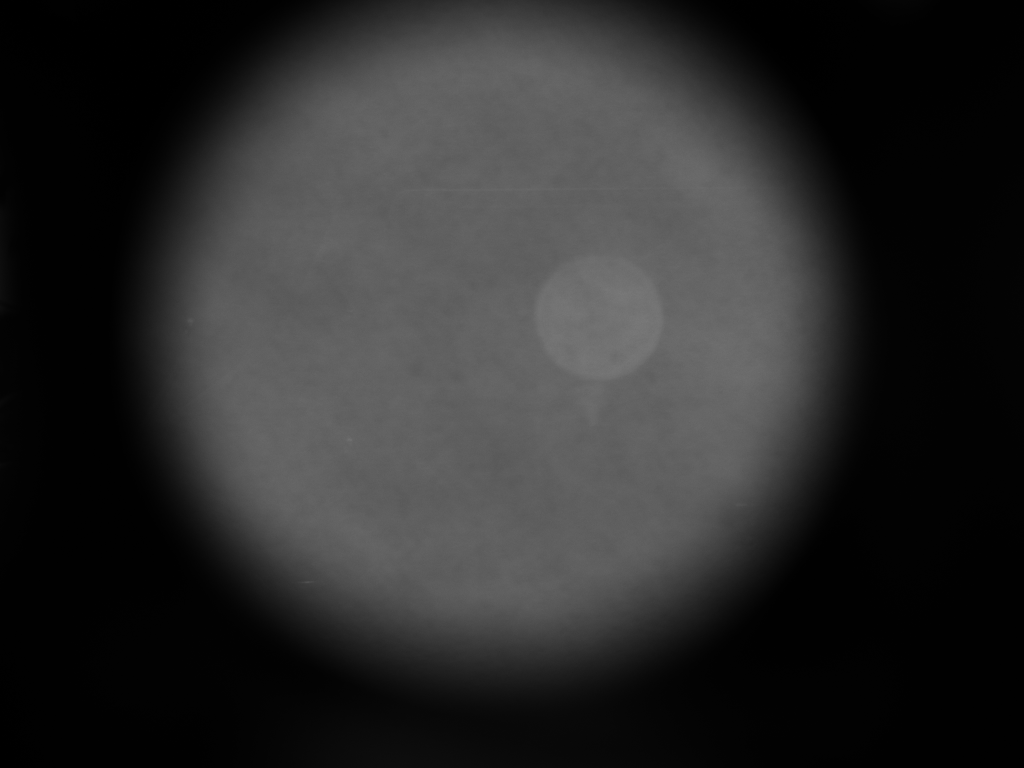
#> input picture calibrations/-0.05X_0.00Y.png, 2048 x 1536 px, given in place of LUCID_TRI032S-M_251700592__20251114112116359_video3.avi, which was not available (shown at 1/2 size)
$ jupyter execute algorithm1_fs_update.ipynb
#> lines starting #> are read from the running program, lines starting #| are printed output that depends on the picture; after the words box and inside, x2 and y2 are one past the last pixel; in counts of white or black regions, pixels touching at a corner belong together; pictures that were not available may be replaced by others from this repository, and a replacement may not be noted
[cell 1]
#Algorithm outline and testing

[cell 2]
# === PART 1: DETECT & LOCALIZE FLIES PER FRAME ===
""" goal is to record latency of frame substraction, ensure that program can keep track of multiple flies in each frame """

#imports
import cv2
import time
import numpy as np
import matplotlib.pyplot as plt
from scipy.optimize import linear_sum_assignment
from collections import deque

[cell 3]
#constants
VIDEO_PATH = "LUCID_TRI032S-M_251700592__20251114112116359_video3.avi" #path to AVI file
DOWNSCALE = 1.0 #<1.0 to downscale frames for speed
THRESH_VAL = 25 # frame subtraction threshold
MIN_AREA = 5 # minimum blob area (pixels)
MAX_AREA = 500 # max blob area (pixels)
MAX_MISSED = 10 # allows tracks to survive 10 frames without a detection
MAX_TRACK_DIST = 50 # max distance for track association (pixels)
HISTORY = 50 # frame to keep for plotting

# ROI Configuration
# define ROI as fractions of frame dimensions
ROI_X_MIN = 0.5
ROI_Y_MIN = 0.0

# static object detection
STATIC_THRESH = 120 #grayscale threshold for dark objects
BACKGROUND_ALPHA = 0.005 # running background update rate
SLOW_ALPHA = 0.0002
PERSIST_THRESH = 15 # how dark is "fly-like"
PERSIST_FRAMES = 20 #how long it must persist

# Precomputed morphology kernels (create once)
kernel3 = cv2.getStructuringElement(cv2.MORPH_ELLIPSE, (3,3))
kernel5 = cv2.getStructuringElement(cv2.MORPH_ELLIPSE, (5,5))

# Precompute a small circle mask for radius 6
CIRCLE_RADIUS = 20
circle_mask = np.zeros((2*CIRCLE_RADIUS+1, 2*CIRCLE_RADIUS+1), dtype=np.uint8)
cv2.circle(circle_mask, (CIRCLE_RADIUS, CIRCLE_RADIUS), CIRCLE_RADIUS, 255, -1)
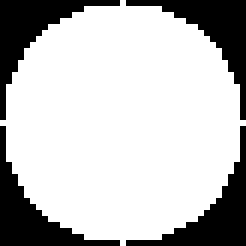
#> circle_mask: shape (41, 41) (shown 6 times larger); 74.8% white; 4 black regions, box (x1, y1, x2, y2) and area: (0, 0, 20, 20) 106, (21, 0, 41, 20) 106, (0, 21, 20, 41) 106, (21, 21, 41, 41) 106

[cell 4]
#tracking class
class Track:
    def __init__(self, track_id, centroid):
        self.id = track_id
        self.centroids = deque(maxlen=HISTORY)
        self.centroids.append(centroid)
        #self.last_seen = 0 # frame idx when last seen
        self.missed = 0 # num of consecutive frames w/o detection

    @property
    def last_position(self):
        return self.centroids[-1] # returns last position stored in centroid

[cell 5]
# utility functions
def preprocess_and_crop(frame):
    gray = cv2.cvtColor(frame, cv2.COLOR_BGR2GRAY)
    #gray =cv2.equalizeHist(gray)

    h, w = gray.shape

    # Define ROI fractions (example: right half)
    x0 = int(ROI_X_MIN * w)
    y0 = int(ROI_Y_MIN * h)
    x1 = w
    y1 = h

    roi = gray[y0:y1, x0:x1]

    # force consistent minimum size
    if roi.shape[0] < 8 or roi.shape[1] < 8:
        raise ValueError(f"ROI too small: {roi.shape} from frame {gray.shape}")

    # [8 lines of commented-out code are left out]

    return roi, (x0, y0)

def detect_static_objects_fast(curr_gray, bg_model_fast, bg_model_slow, persist_map):

    # take diff compared to slow background so flies don't disappear
    diff_slow = cv2.absdiff(curr_gray, bg_model_slow)

    # pull out dark persistent objects
    static_mask = diff_slow < PERSIST_THRESH

    # accumulate persistence
    persist_map[static_mask] = np.minimum(persist_map[static_mask] +1, 255)
    persist_map[~static_mask]=0

    # binary persistence threshold
    stable = persist_map > PERSIST_FRAMES

    # cheap morphology thresholding
    stable = cv2.morphologyEx(stable.astype(np.uint8)*255, cv2.MORPH_OPEN, kernel3)

    num_labels, _, stats, centroids = cv2.connectedComponentsWithStats(stable)
    detections = []

    for i in range (1, num_labels):
        area = stats[i, cv2.CC_STAT_AREA]
        if MIN_AREA <= area <= MAX_AREA:
            detections.append(tuple(centroids[i].astype(int)))
    return detections


def detect_moving_objects_fast(prev_gray, curr_gray):
    diff = cv2.absdiff(curr_gray, prev_gray)
    diff = cv2.GaussianBlur(diff, (5,5), 0)
    _, thresh = cv2.threshold(diff, THRESH_VAL, 255, cv2.THRESH_BINARY)
    # reuse kernel3, do NOT create a new one
    thresh = cv2.morphologyEx(thresh, cv2.MORPH_OPEN, kernel3)

    num_labels, labels, stats, centroids = cv2.connectedComponentsWithStats(thresh)
    detections = []
    for i in range(1, num_labels):
        area = stats[i, cv2.CC_STAT_AREA]
        if MIN_AREA <= area <= MAX_AREA:
            cx, cy = centroids[i]
            detections.append((int(cx), int(cy)))
    return detections, thresh


def associate_detections_to_tracking_fast(detections, tracks, next_id):
    if not detections:
        for t in tracks:
            t.missed +=1
        return [t for t in tracks if t.missed <= MAX_MISSED], next_id

    used = np.zeros(len(detections), dtype=bool)

    # match existing tracks using greedy algorithm
    for t in tracks:
        dists = np.linalg.norm(np.array(detections) - np.array(t.last_position), axis = 1)
        idx = np.argmin(dists)

        if dists[idx] < MAX_TRACK_DIST and not used[idx]:
            t.centroids.append(detections[idx])
            t.missed = 0
            used[idx] = True
        else:
            t.missed += 1

    # generate new tracks ONLY for unmatched detections
    for i, d in enumerate (detections):
        if not used[i]:
            tracks.append(Track(next_id, d))
            next_id += 1

    # remove old tracks
    tracks = [t for t in tracks if t.missed <=MAX_MISSED]

    return tracks, next_id


def merge_detections(move_dets, static_dets, tracks, move_radius = 15, static_radius = 6):
    merged = list(move_dets)

    track_positions = np.array([t.last_position for t in tracks]) if tracks else np.empty((0,2))

    # static is confirmation, not discovery
    for sd in static_dets:
        if len(track_positions) == 0:
            continue
        dists = np.linalg.norm(track_positions - np.array(sd), axis =1)

        # static deteections only confirm
        if np.min(dists) < static_radius:
            merged.append(sd)

    return merged

def deduplicate_tracks(tracks, radius=5):
    # prevent same location collapse
    if len(tracks) <=1:
        return tracks

    keep = []
    for t in tracks:
        if not any(np.linalg.norm(
            np.array(t.last_position) - np.array(k.last_position)
        ) < radius for k in keep):
            keep.append(t)
    return keep

[cell 6]
# MAIN PROCESSING LOOP

def process_video():
    print(f"beginning...\n")
    capture = cv2.VideoCapture(VIDEO_PATH)
    assert capture.isOpened(), "Could not open video file"

    ret, frame = capture.read()
    if not ret:
        raise RuntimeError("Failed to read first frame")

    prev_gray, roi_offset = preprocess_and_crop(frame)

    #initialize background model for static detection
    bg_model_fast = prev_gray.copy()
    bg_model_slow = prev_gray.copy() #np.ones_like(prev_gray, dtype=np.uint8) * 255
    persist_map=np.zeros_like(prev_gray, dtype=np.uint8)

    # instantiate empty arrays for tracking and latency calculations
    tracks = [] #store tracking in array
    next_track_id = 0
    #explicit multi-target capacity metrics
    latencies, det_counts, track_counts, frames, thresh_frames = [], [], [], [], []

        #frames = []
        #thresh_frames = []

    # precompute grids ONCE
    H, W = prev_gray.shape
    yy, xx = np.mgrid[0:H, 0:W]
    CIRCLE_RADIUS_SQ = CIRCLE_RADIUS ** 2

    frame_idx = 0

    #begin loop, occurs over duration of video
    while True:
        ret, frame = capture.read()
        if not ret:
            break

        start_frame = time.perf_counter() #records detection speed

         # Preprocess & crop
        start = time.perf_counter()
        curr_gray, _ = preprocess_and_crop(frame)
        t_preprocess = time.perf_counter() - start

        # Moving detection
        start = time.perf_counter()
        move_dets, thresh = detect_moving_objects_fast(prev_gray, curr_gray)
        t_move = time.perf_counter() - start

        # Static detection
        start = time.perf_counter()
        static_dets = detect_static_objects_fast(
            curr_gray, bg_model_fast, bg_model_slow, persist_map
        ) #previously used tracks
        t_static = time.perf_counter() - start

        # Merge detections + tracking
        start = time.perf_counter()
        detections = merge_detections(move_dets, static_dets, tracks)
        tracks, next_track_id = associate_detections_to_tracking_fast(
            detections, tracks, next_track_id
        )
        tracks = deduplicate_tracks(tracks) # one track per fly, protect stationary leak
        t_tracking = time.perf_counter() - start

        # Background update
        start_bg = time.perf_counter()

        # update slow background -- never mask
        bg_model_slow = cv2.addWeighted(
                bg_model_slow, 1 - SLOW_ALPHA,
                curr_gray, SLOW_ALPHA, 0)

        # update fast background (mask flies)
        if len(tracks) == 0:
            # no flies --> full fast update
            bg_model_fast = cv2.addWeighted(
                bg_model_fast, 1 - BACKGROUND_ALPHA,
                curr_gray, BACKGROUND_ALPHA, 0
            )

        else:
            fly_mask = np.zeros_like(curr_gray, dtype=np.uint8)

            for t in tracks:
                x, y = t.last_position

                x0 = max(0, x - CIRCLE_RADIUS)
                y0 = max(0, y - CIRCLE_RADIUS)
                x1 = min(W, x + CIRCLE_RADIUS + 1)
                y1 = min(H, y + CIRCLE_RADIUS + 1)

                cm_x0 = x0 - (x - CIRCLE_RADIUS)
                cm_y0 = y0 - (y - CIRCLE_RADIUS)
                cm_x1 = cm_x0 + (x1 - x0)
                cm_y1 = cm_y0 + (y1 - y0)

                fly_mask[y0:y1, x0:x1] |= circle_mask[cm_y0:cm_y1, cm_x0:cm_x1]

            # compute blended background ONCE
            blended_fast = cv2.addWeighted(
                bg_model_fast, 1 - BACKGROUND_ALPHA,
                curr_gray, BACKGROUND_ALPHA, 0
            )
            #bg_model[fly_mask == 0] = cv2.addWeighted(
             #   bg_model[fly_mask == 0], 1 - BACKGROUND_ALPHA,
              #  curr_gray[fly_mask == 0], BACKGROUND_ALPHA, 0
            #)
            #update only non-fly pixels TODO is this fast or slow
            bg_model_fast[fly_mask == 0] = blended_fast[fly_mask == 0]


        t_bg = (time.perf_counter() - start_bg)

        # Visualization
        start = time.perf_counter()
        visual = cv2.cvtColor(curr_gray, cv2.COLOR_GRAY2BGR)
        cv2.rectangle(visual, (0,0), (visual.shape[1]-1, visual.shape[0]-1), (255,255,0), 1)
        for t in tracks:
            for i in range(1, len(t.centroids)):
                # repeat n times
                cv2.line(visual, t.centroids[i-1], t.centroids[i], (0,255,0), 1)
            # do NOT repeat n times (moved outside loop)
            cv2.circle(visual, t.last_position, 3, (0,0,255), -1)
            cv2.putText(visual, f"ID {t.id}", (t.last_position[0]+5, t.last_position[1]-5),
                    cv2.FONT_HERSHEY_SIMPLEX, 0.4, (255,0,0), 1)
            if frame_idx % 10 == 0:
                frames.append(visual.copy())
                thresh_frames.append(thresh.copy())
        t_vis = time.perf_counter() - start

        # Metrics
        total_frame = (time.perf_counter() - start_frame) * 1000.0
        print(f"Frame {frame_idx}: preprocess={t_preprocess*1000:.1f}ms, "
              f"move={t_move*1000:.1f}ms, static={t_static*1000:.1f}ms, "
              f"tracking={t_tracking*1000:.1f}ms, bg={t_bg*1000:.1f}ms, "
              f"vis={t_vis*1000:.1f}ms, total={total_frame:.1f}ms")

        latencies.append(total_frame)
        det_counts.append(len(detections))
        track_counts.append(len(tracks))


        prev_gray = curr_gray
        frame_idx += 1


    capture.release()
    print ("Done processing.")
    return latencies, det_counts, track_counts, frames, thresh_frames

[cell 7]
import cProfile
import pstats

#cProfile.run('process_video()', 'profile_results')
#p = pstats.Stats('profile_results')
#p.strip_dirs().sort_stats('cumtime').print_stats(50)

latencies, det_counts, track_counts, frames, thresh_frames = process_video()
#> in process_video, frame is the input picture: shape (1536, 2048, 3); min 0, max 125, mean 42.9
#> in preprocess_and_crop, `roi = gray[y0:y1, x0:x1]`:
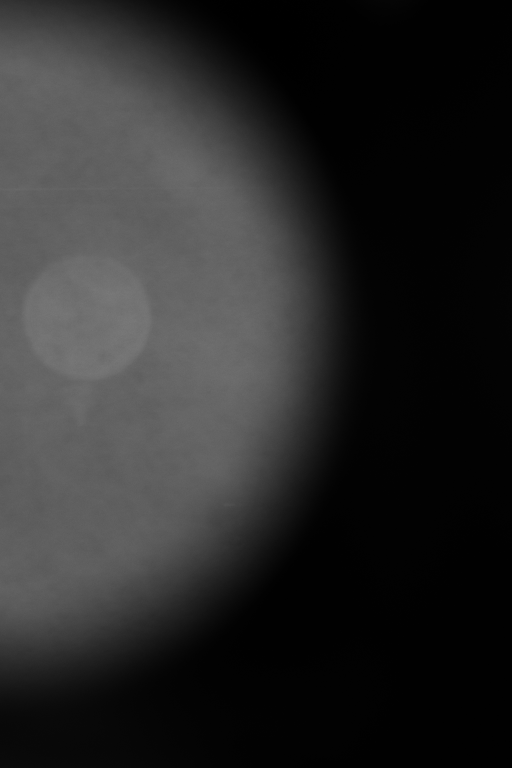
#> roi: shape (1536, 1024) (shown at 1/2 size); min 0, max 125, mean 41.2
#> in process_video, `prev_gray, roi_offset = preprocess_and_crop(frame)`: roi_offset = (1024, 0)
#> in detect_moving_objects_fast, `diff = cv2.absdiff(curr_gray, prev_gray)`: diff: shape (1536, 1024); every value is 0
#> in detect_moving_objects_fast, `num_labels, labels, stats, centroids = cv2.connectedComponentsWithStat..`: labels: shape (1536, 1024) int32; every value is 0
#> in detect_moving_objects_fast, `num_labels, labels, stats, centroids = cv2.connectedComponentsWithStat..`: num_labels = 1; stats = [[0, 0, 1024, 1536, 1572864]]; centroids = [[511.5, 767.5]]
#> after the loop in detect_moving_objects_fast, `for i in range(1, num_labels):`: detections = []
#> in detect_static_objects_fast, `static_mask = diff_slow < PERSIST_THRESH`: static_mask: shape (1536, 1024) bool; every value is 1
#> in detect_static_objects_fast, `num_labels, _, stats, centroids = cv2.connectedComponentsWithStats(sta..`: num_labels = 1; stats = [[0, 0, 1024, 1536, 1572864]]; centroids = [[511.5, 767.5]]
#> after the loop in detect_static_objects_fast, `for i in range (1, num_labels):`: detections = []
#> in process_video, `tracks, next_track_id = associate_detections_to_tracking_fast( detecti..`: next_track_id = 0
#> in process_video, `cv2.rectangle(visual, (0,0), (visual.shape[1]-1, visual.shape[0]-1), (..`:
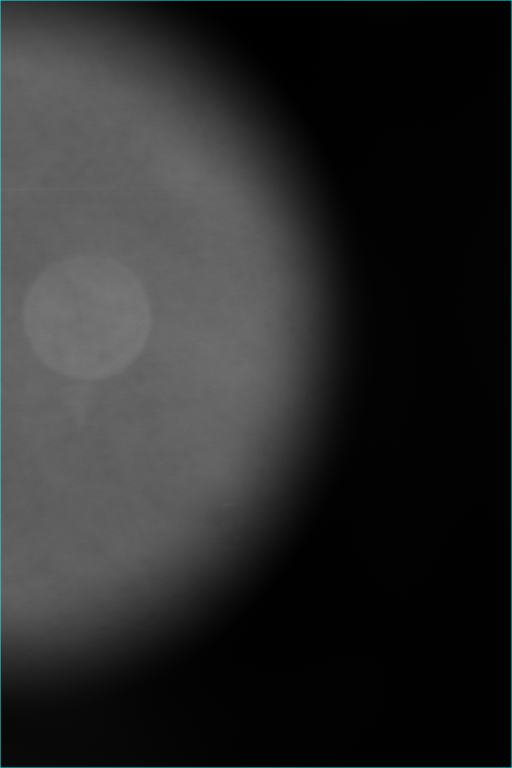
#> visual: shape (1536, 1024, 3) (shown at 1/2 size); mean B, G, R 42, 42, 41.2
#> after the loop in process_video, `for t in tracks:`: frames = []
